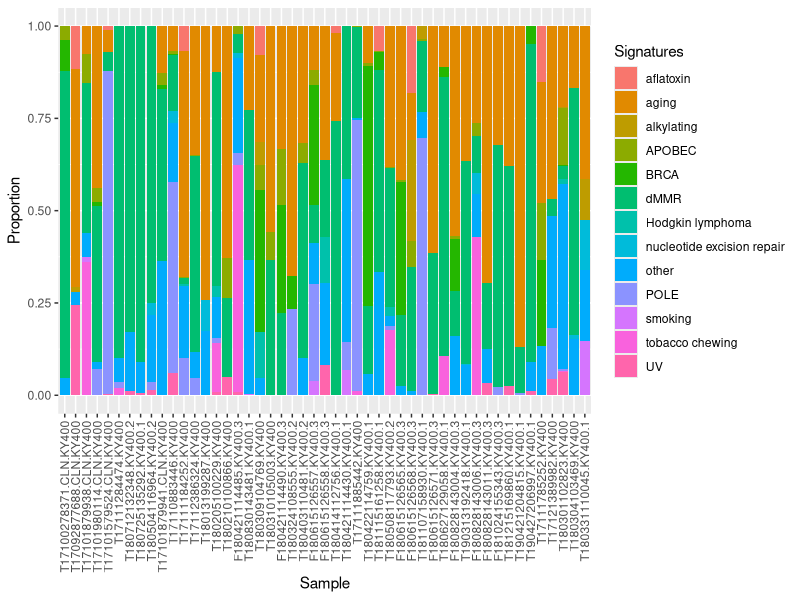

Reproduce this figure in R.
Dat <- read.table("TMB_upper_25.txt",header = T,stringsAsFactors = F)
library(ggplot2)
library(reshape2)
Datme <- melt(Dat)
Datme$Signatures <- factor(Datme$SampleName, levels = paste0("Signature.",c(1:30)))

Datme$Signatures2[Datme$Signatures == "Signature.1"] <- "aging"
Datme$Signatures2[Datme$Signatures == "Signature.2"] <- "APOBEC"
Datme$Signatures2[Datme$Signatures == "Signature.3"] <- "BRCA"
Datme$Signatures2[Datme$Signatures == "Signature.4"] <- "smoking"
Datme$Signatures2[Datme$Signatures == "Signature.5"] <- "other"
Datme$Signatures2[Datme$Signatures == "Signature.6"] <- "dMMR"
Datme$Signatures2[Datme$Signatures == "Signature.7"] <- "UV"
Datme$Signatures2[Datme$Signatures == "Signature.8"] <- "other"
Datme$Signatures2[Datme$Signatures == "Signature.9"] <- "other"
Datme$Signatures2[Datme$Signatures == "Signature.10"] <- "POLE"
Datme$Signatures2[Datme$Signatures == "Signature.11"] <- "alkylating"
Datme$Signatures2[Datme$Signatures == "Signature.12"] <- "other"
Datme$Signatures2[Datme$Signatures == "Signature.13"] <- "APOBEC"
Datme$Signatures2[Datme$Signatures == "Signature.14"] <- "other"
Datme$Signatures2[Datme$Signatures == "Signature.15"] <- "dMMR"
Datme$Signatures2[Datme$Signatures == "Signature.16"] <- "other"
Datme$Signatures2[Datme$Signatures == "Signature.17"] <- "other"
Datme$Signatures2[Datme$Signatures == "Signature.18"] <- "other"
Datme$Signatures2[Datme$Signatures == "Signature.19"] <- "other"
Datme$Signatures2[Datme$Signatures == "Signature.20"] <- "dMMR"
Datme$Signatures2[Datme$Signatures == "Signature.21"] <- "dMMR"
Datme$Signatures2[Datme$Signatures == "Signature.22"] <- "nucleotide excision repair"
Datme$Signatures2[Datme$Signatures == "Signature.23"] <- "other"
Datme$Signatures2[Datme$Signatures == "Signature.24"] <- "aflatoxin"
Datme$Signatures2[Datme$Signatures == "Signature.25"] <- "Hodgkin lymphoma"
Datme$Signatures2[Datme$Signatures == "Signature.26"] <- "dMMR"
Datme$Signatures2[Datme$Signatures == "Signature.27"] <- "other"
Datme$Signatures2[Datme$Signatures == "Signature.28"] <- "other"
Datme$Signatures2[Datme$Signatures == "Signature.29"] <- "tobacco chewing"
Datme$Signatures2[Datme$Signatures == "Signature.30"] <- "other"


pdf("TMB_upper_25.txt.pdf",10,4)
p <- ggplot(Datme,aes(x=variable,y=value))+xlab("Sample")+ylab("Proportion")+geom_bar(aes(fill= Signatures2),stat="identity", position="stack")
p + theme(axis.text.x = element_text(angle = 90, hjust = 1, vjust = 0.5))+scale_fill_discrete(name="Signatures")
dev.off()

